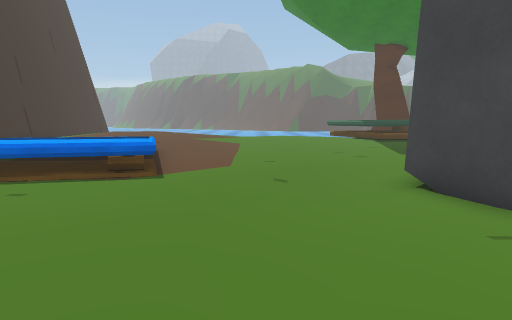
View 1 (above)

16 first-person views from a walk through a 3-D level made in the Unity game engine. The camera is 1.2 m above the floor, tilts 6° down and sees 70° across. The floor is counted in squares, 1 m on a side. Each view is taken from the middle of a square. On the plan, view 1 faces up. The plan holds only what a view shows up to about 15 squares ahead; the rest is blank. The place goes on beyond the plan. The player is left out. Some surface patterns are stand-ins.

View 2
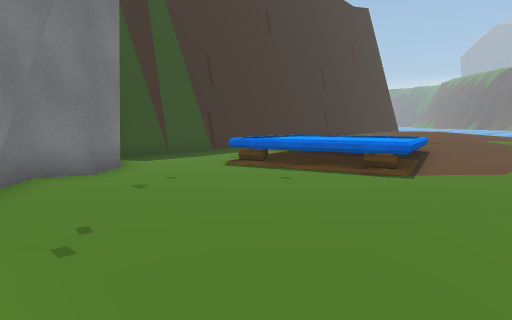

View 3
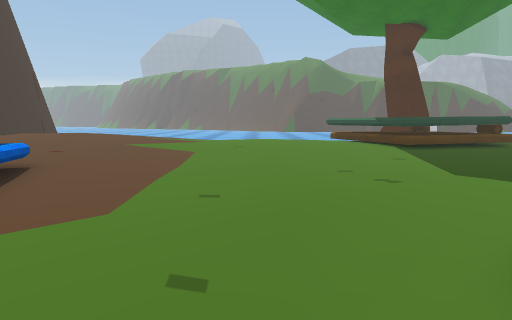

View 4
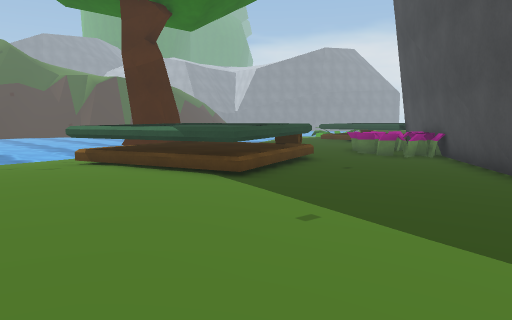

View 5
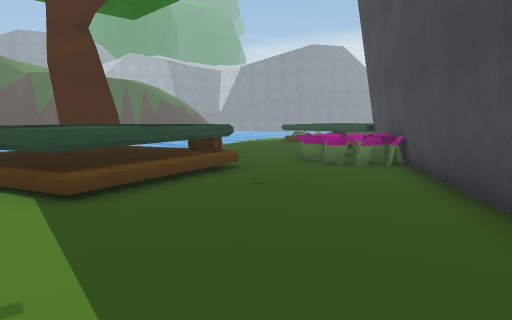

View 6
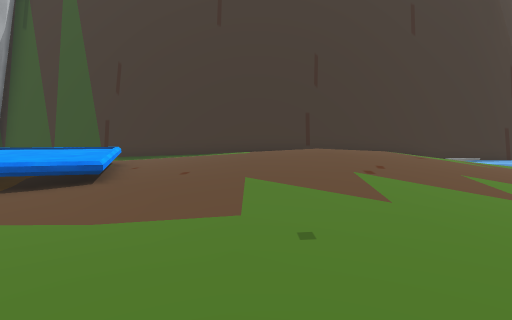

View 7
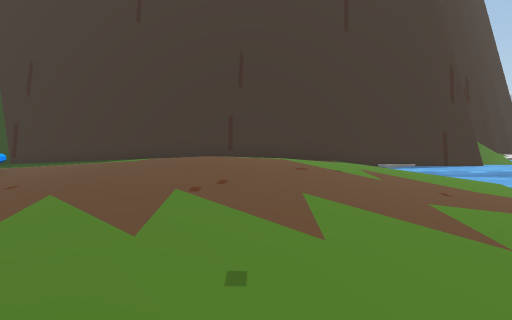

View 8
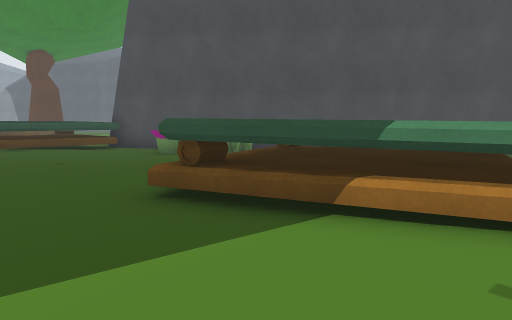

View 9
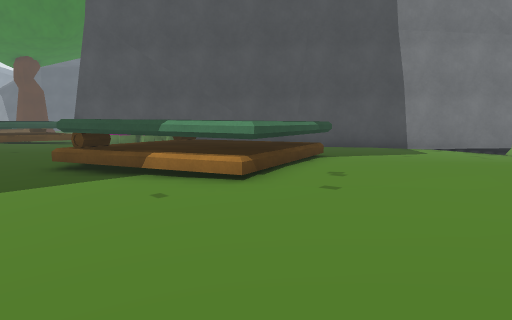

View 10
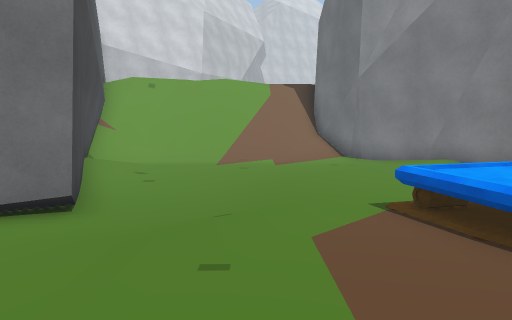

View 11
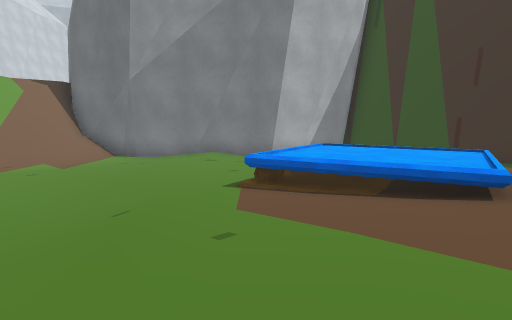

View 12
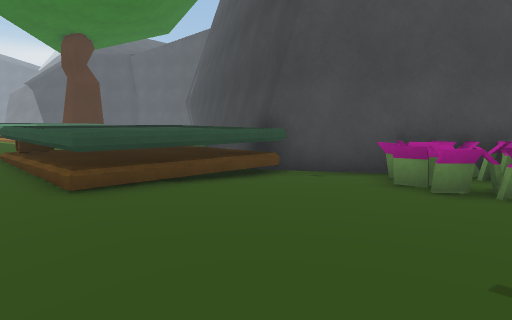

View 13
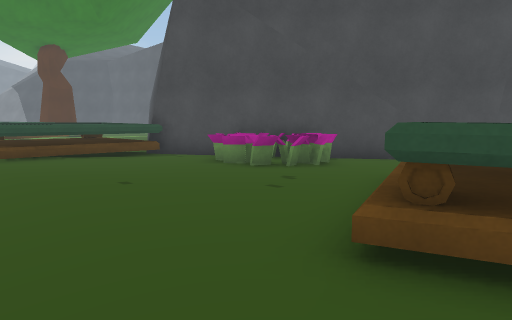

View 14
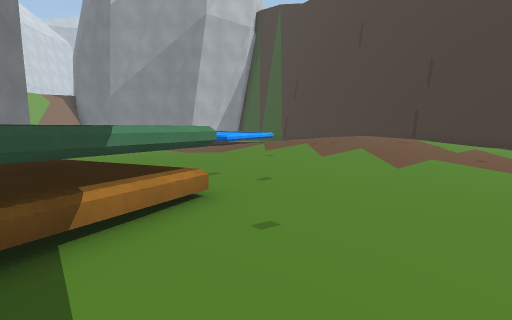

View 15
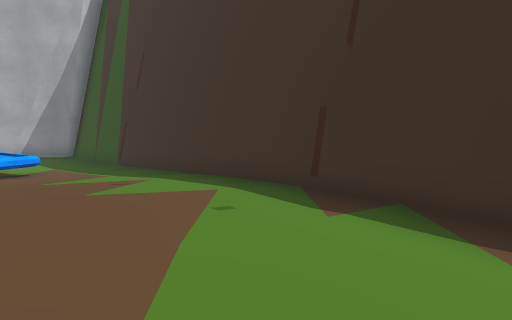

View 16
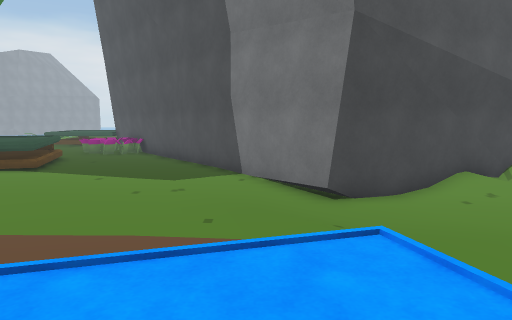

### Floor plan
Key: @ floor where view 1 was taken; # wall or solid block; . main floor; : floor 0.25 m higher than the main floor; - floor 0.25 m lower than the main floor; + floor 0.5 m higher than the main floor; _ floor 0.5 m lower than the main floor; * floor 1 m higher than the main floor; / step, stairs or slope; = window, fence, low wall or low ledge; ~ water the walk can cross; v drop or lower ground; O other object.
Columns run from 11 left of view 1 to 19 right of it. Each row starts with its distance up from view 1.
 24 #~~~---    - ------ .. . ..
 23 #~~-....  ..---............::::
 22 #~/.....................:::.OOO
 21 #/....//........OOOO........OOO
 20 #..:://::::....OOOOOO.......OOO
 19 #.:::++::::::::OOOO*O.......OOO
 18 #:::++++::::::::OOOOO...OO..##O
 17 #:::+++++:::::::OOOOO...OOO####
 16 #:::++++:::::::.OOO.....O###
 15 #.:::+::::..::..........##
 14 #.::::::::............###
 13 #...::::.............##
 12 #...................##
 11 #...//++/.........###
 10 #...++++/...----.##
  9 #--.++  +O------##
  8 #----    O--/--##
  7 #---v +O----__##
  6 #-----------_-##
  5 ###-----------_#
  4   ###----------##
  3     #----------/#
  2     ##---------/#
  1      ##---------#
  0       #----@----#
 -1       ##-/===###=
 -2        ##=#####
 -3         ###

Positions as (right, up) in squares from view 1, and headings:
1: (0, 0), facing up
2: (1, 0), facing up-left
3: (1, 5), facing up
4: (1, 11), facing up-right
5: (4, 11), facing up-right
6: (4, 15), facing left
7: (3, 18), facing left
8: (4, 24), facing down-right
9: (0, 24), facing down-right
10: (0, 13), facing down
11: (3, 13), facing down-left
12: (12, 24), facing down-right
13: (7, 24), facing down-right
14: (7, 24), facing down-left
15: (-5, 21), facing down-left
16: (-6, 9), facing right
